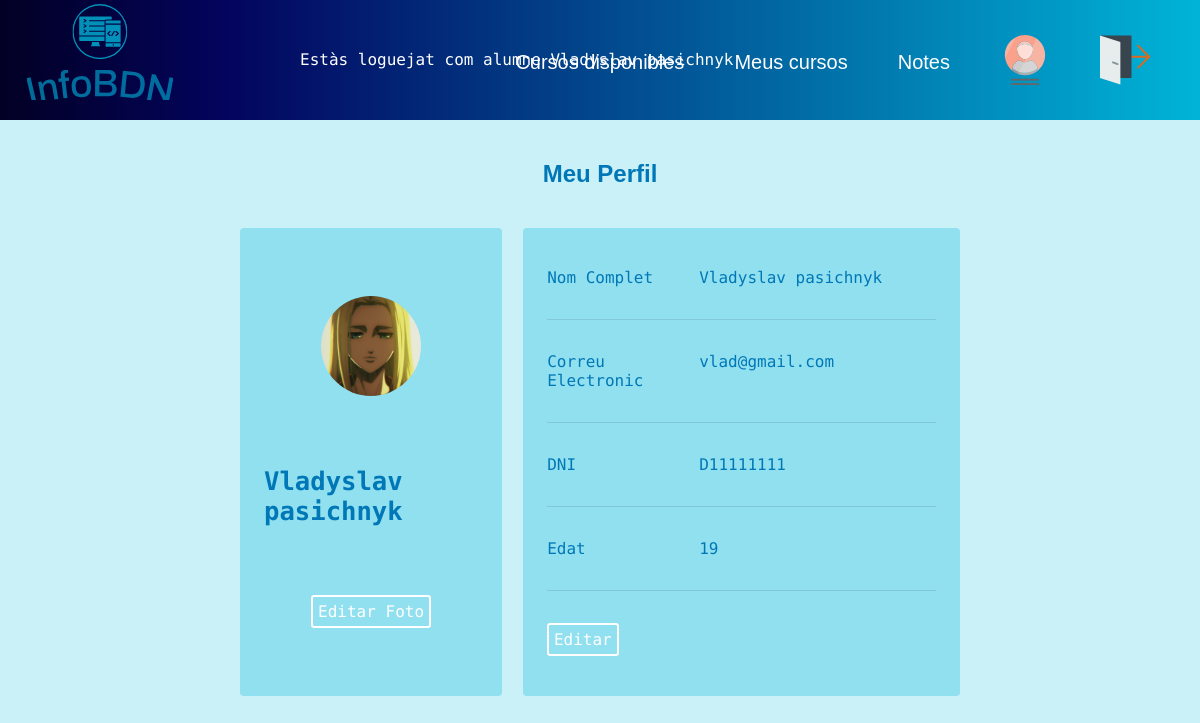
Before: /InfoBDN/meu_perfil.php (signed in) with the older database file.
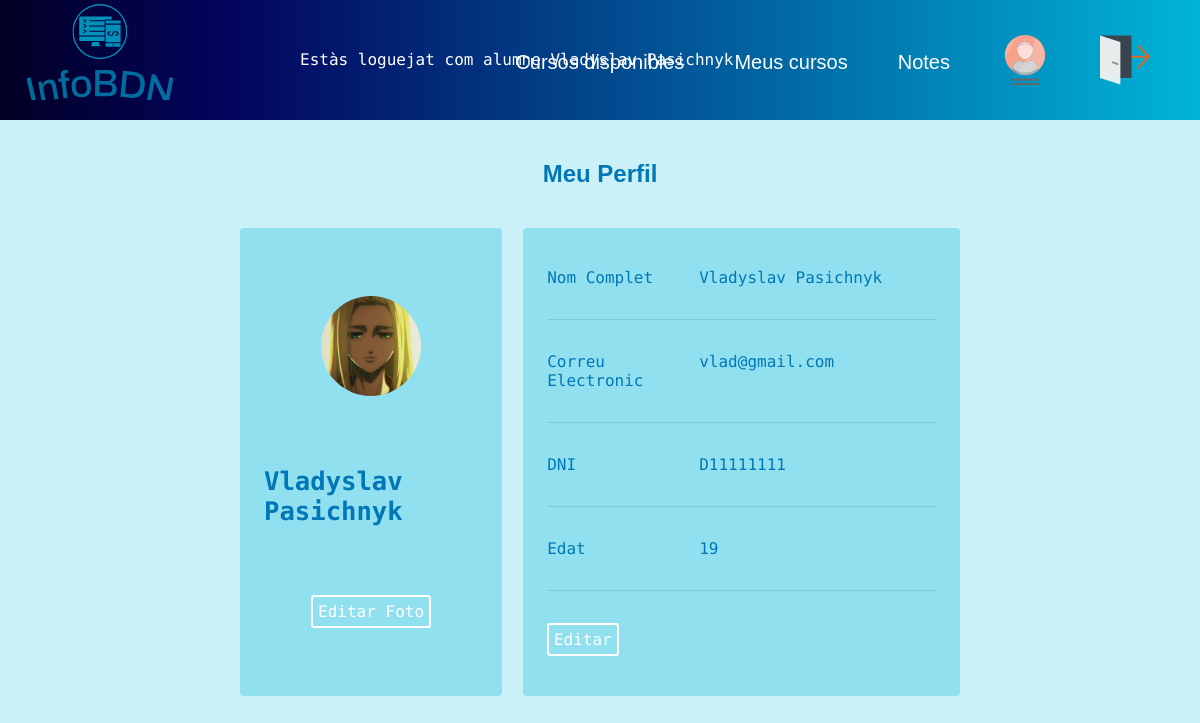
After: the same page with the newer database file.
### tables this page shows
CREATE TABLE `alumnes` (
  `DNI` varchar(12) NOT NULL,
  `Nom` varchar(20) NOT NULL,
  `Cognoms` varchar(20) NOT NULL,
  `Edat` int(3) NOT NULL,
  `Foto` varchar(255) NOT NULL,
  `Mail` varchar(55) NOT NULL,
  `password` varchar(100) NOT NULL
);

### InfoBDN/meu_perfil.php (the view, shortened to what this page needs)
<!DOCTYPE html>
<html lang="ca">
<head>
    <link rel="stylesheet" href="style.css">
</head>
<body>
    <?php
    include "functions.php";
    if (isset($_SESSION["email"]) && ($_SESSION["role"] == "prof" || $_SESSION["role"] == "alum")) {
        $bddcon = getBddConn();
        $email = $_SESSION['email'];
        if ($_SESSION['role'] == 'alum') {
            $table = 'alumnes';
        } elseif ($_SESSION['role'] == 'prof') {
            $table = 'professor';
        }
        $sql = "SELECT * FROM $table WHERE Mail like '$email'";
        $consulta = mysqli_query($bddcon, $sql);
        $perfil = mysqli_fetch_assoc($consulta);
        if ($_SESSION['role'] == 'alum') {
            displayMenuAlumn();
        } elseif ($_SESSION['role'] == 'prof') {
            displayMenuProf();
        }
        $foto = $perfil['Foto'];
        echo "<h1 class='pageTitles'>Meu Perfil</h1>
        <div class='profileContent'>
            <div class='profilePhoto'>
                <img class='roundProfilePhoto' src='$foto'>
                <p class='profileName'>" . $perfil['Nom'] . " " . $perfil['Cognoms'] . "</p>
                <a class='bntEditProfile' href='edit_profilefoto.php?mail=" . $perfil['Mail'] . "'>Editar Foto</a>
            </div>
            <div class='profileInfo'>
                <div class='profileRow'>
                    <div class='rowTitle'>Nom Complet</div><div class='rowContent'>" . $perfil['Nom'] . " " . $perfil['Cognoms'] . "</div>
                </div>
                <hr>
                <div class='profileRow'>
                    <div class='rowTitle'>Correu Electronic</div><div class='rowContent'>" . $perfil['Mail'] . "</div>
                </div>
                <hr>
                <div class='profileRow'>
                    <div class='rowTitle'>DNI</div><div class='rowContent'>" . $perfil['DNI'] . "</div>
                </div>
                <hr>
                <div class='profileRow'>
                    <div class='rowTitle'>Edat</div><div class='rowContent'>" . $perfil['Edat'] . "</div>
                </div>
                <hr>
                <div class='profileRow'>
                <a class='bntEditProfile' href='edit_profileinfo.php?mail=" . $perfil['Mail'] . "'>Editar</a>
                </div>
            <div>
        </div>";
    } else {
        echo "<p>Has d'estar valiat per veure aquesta pàgina</p>";
        echo "<META HTTP-EQUIV='REFRESH' CONTENT='2;URL=index.php'>";
    }
    ?>
</body>
</html>

### InfoBDN/functions.php (shortened to what this page needs)
<?php
function displayMenuAlumn()
{
?>
    <div class="menu_bar">
        <a href="main_alu.php"><img class="logo_menu" src="img/transparent_logo.svg" alt=""></a>
        <div class='menuWelcomeMsg'>
            Estàs loguejat com alumne <?php echo  $_SESSION['nom'] . " " . $_SESSION['cognoms'] ?>
        </div>
        <ul class="menu_list">
            <li><a href="./llistatcursos_alu.php">Cursos disponibles</a></li>
            <li><a href="./micursos_alu.php">Meus cursos</a></li>
            <li><a href="./minotes_alu.php">Notes</a></li>
            <li><a href="./meu_perfil.php"><img class='menuicon' src="./img/profile.svg" alt="Perfil"></a></li>
            <li><a href="./logout.php"><img class='menuicon' src="./img/sessionclose.svg" alt="Tancar sessió"></a></li>
        </ul>
    </div>
<?php
}
?>

Changed rows visible on the page:
changed alumnes "Vladyslav": Cognoms "pasichnyk" → "Pasichnyk"
Other visible differences:
$_SESSION['cognoms']: "pasichnyk" → "Pasichnyk"
